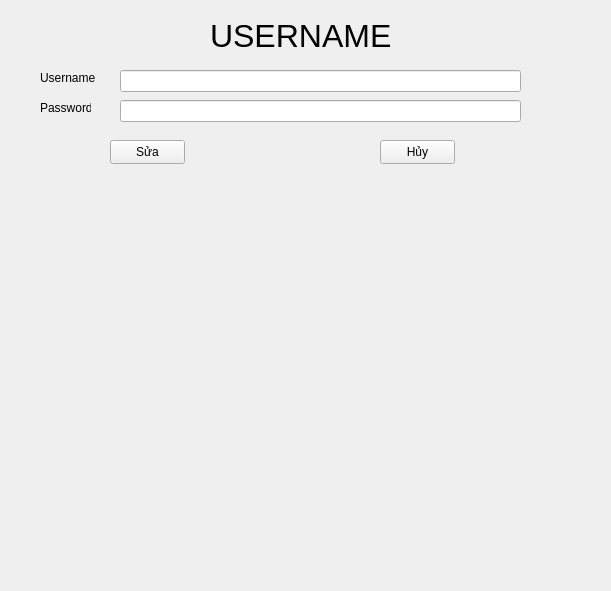
<?xml version="1.0" encoding="UTF-8"?>
<ui version="4.0">
 <class>Form</class>
 <widget class="QWidget" name="Form">
  <property name="geometry">
   <rect>
    <x>0</x>
    <y>0</y>
    <width>611</width>
    <height>591</height>
   </rect>
  </property>
  <property name="windowTitle">
   <string>Form</string>
  </property>
  <widget class="QLabel" name="lblUsername">
   <property name="geometry">
    <rect>
     <x>40</x>
     <y>70</y>
     <width>61</width>
     <height>16</height>
    </rect>
   </property>
   <property name="text">
    <string>Username</string>
   </property>
  </widget>
  <widget class="QLabel" name="lblPassword">
   <property name="geometry">
    <rect>
     <x>40</x>
     <y>100</y>
     <width>51</width>
     <height>16</height>
    </rect>
   </property>
   <property name="text">
    <string>Password</string>
   </property>
  </widget>
  <widget class="QLineEdit" name="txtUsername">
   <property name="geometry">
    <rect>
     <x>120</x>
     <y>70</y>
     <width>401</width>
     <height>22</height>
    </rect>
   </property>
  </widget>
  <widget class="QLineEdit" name="txtPassword">
   <property name="geometry">
    <rect>
     <x>120</x>
     <y>100</y>
     <width>401</width>
     <height>22</height>
    </rect>
   </property>
  </widget>
  <widget class="QLabel" name="lblTitle">
   <property name="geometry">
    <rect>
     <x>210</x>
     <y>10</y>
     <width>191</width>
     <height>51</height>
    </rect>
   </property>
   <property name="font">
    <font>
     <pointsize>24</pointsize>
    </font>
   </property>
   <property name="text">
    <string>USERNAME</string>
   </property>
  </widget>
  <widget class="QPushButton" name="btnSua">
   <property name="geometry">
    <rect>
     <x>110</x>
     <y>140</y>
     <width>75</width>
     <height>24</height>
    </rect>
   </property>
   <property name="text">
    <string>Sửa</string>
   </property>
  </widget>
  <widget class="QPushButton" name="btnDangNhap_3">
   <property name="geometry">
    <rect>
     <x>380</x>
     <y>140</y>
     <width>75</width>
     <height>24</height>
    </rect>
   </property>
   <property name="text">
    <string>Hủy</string>
   </property>
  </widget>
 </widget>
 <resources/>
 <connections/>
</ui>
